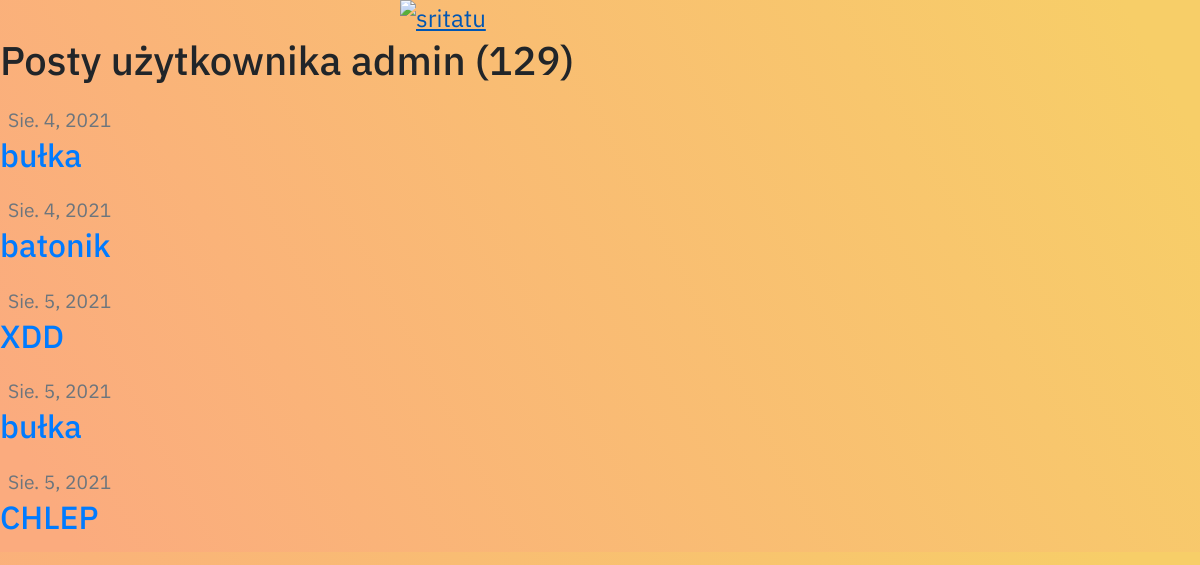
Screenshot of /user/admin with the database file from the repository.
### base/models.py (models this page shows, shortened)
class Jedzenie(models.Model):
    Sniadanie = 'S'
    Sniadanie_II = 'S_II'
    Lunch = 'L'
    Obiad = 'O'
    Przekąska = 'P'
    Kolacja = 'K'
    Trening = 'T'
    Woda = 'W '
    CATEGORIES = [
        (Sniadanie, 'Sniadanie'),
        (Sniadanie_II, 'Sniadanie_II'),
        (Lunch, 'Lunch'),
        (Obiad, 'Obiad'),
        (Przekąska, 'Przekąska'),
        (Kolacja, 'Kolacja'),
        (Trening, 'Trening'),
        (Woda, 'Woda'),
    ]
    category = models.CharField(choices=CATEGORIES, max_length=4, verbose_name = "Kategoria")
    date = models.DateTimeField(auto_now_add=False,default=datetime.datetime.now())
    name = models.CharField(max_length=100, null=True, verbose_name = "Nazwa produktu")
    total_calories = models.IntegerField(verbose_name = "Kalorie")
    fat = models.IntegerField(verbose_name = "Tłuszcz")
    protein = models.IntegerField(verbose_name = "Proteiny")
    carbs = models.IntegerField(verbose_name = "Węglowodany")
    date_eaten = models.DateField(default=timezone.now,verbose_name = "Data spożycia")
    author = models.ForeignKey(User,on_delete=models.CASCADE)

### base/views.py (the view)
# urls.py: path('user/<str:username>', UserPostListView.as_view(), name='user-posts'),
class UserPostListView(ListView):
    model = Jedzenie
    template_name = 'base/user_produkty.html'
    context_object_name = 'posts'
    paginate_by = 5

### base/templates/base/user_produkty.html (shortened to what this page needs)
{% extends 'base/main.html' %}
{% block content %}
<h1 class="mb-3" >Posty użytkownika {{ view.kwargs.username }} ({{ page_obj.paginator.count }})</h1>
 {% for post in posts %}
        <article class="media content-section">
          <div class="media-body">
            <div class="article-metadata">
              <small class="text-muted">{{ post.date_eaten }}</small>
            </div>
            <h2><a class="article-title" href="">{{ post.name }}</a></h2>
          </div>
        </article>
    {% endfor %}
{% endblock content %}

### base/templates/base/main.html (style rules this page uses)
body { font-size: 24px; background-color: #fbab7e; background-image: linear-gradient(62deg, #fbab7e 5%, #f7ce68 95%); font-family: 'IBM Plex Sans', sans-serif; }

### rows the page displays
Jedzenie: date_eaten "Sie. 4, 2021", name "bułka"
Jedzenie: date_eaten "Sie. 4, 2021", name "batonik"
Jedzenie: date_eaten "Sie. 5, 2021", name "XDD"
Jedzenie: date_eaten "Sie. 5, 2021", name "bułka"
Jedzenie: date_eaten "Sie. 5, 2021", name "CHLEP"

### other values shown
{{ view.kwargs.username }} "admin"
{{ page_obj.paginator.count }} "129"
